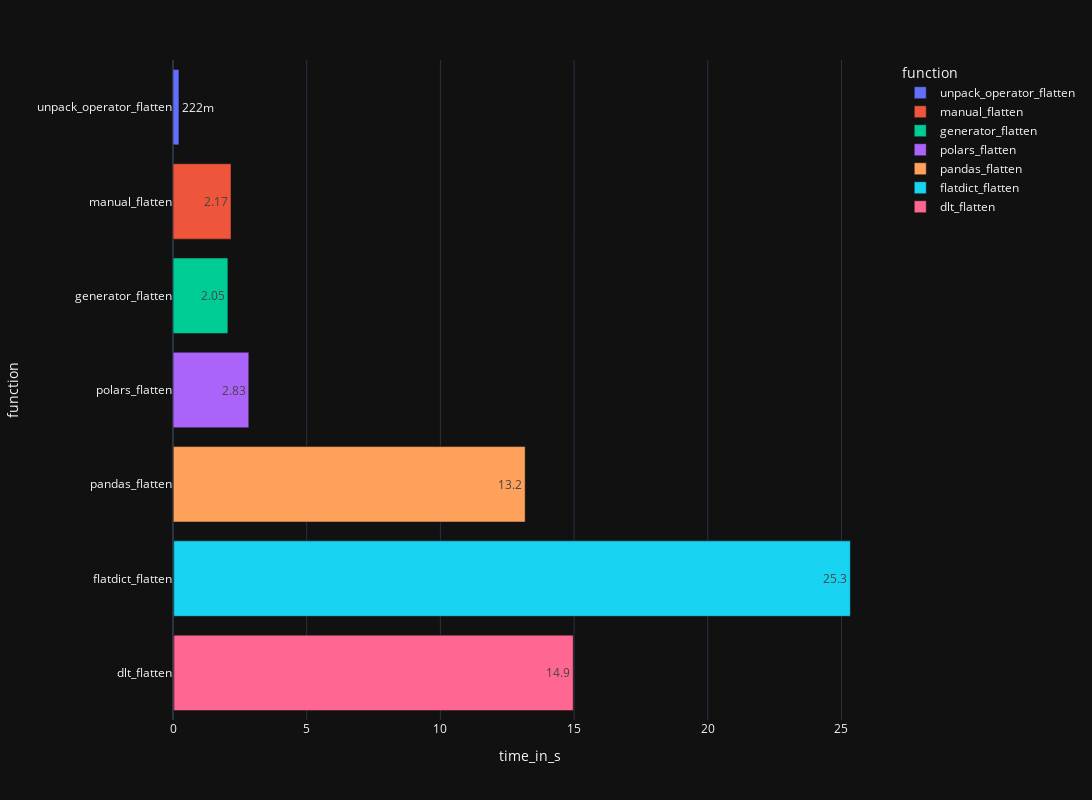

The cell this chart's notebook holds for it:
### Markdown cell above
## Execution Time

### Code cell
bar_time = px.bar(
    df_hundred.sort_values(by='time_in_s'),
    x='time_in_s',
    y='function',
    color='function',
    #barmode='group',
    text_auto='.3s',
    orientation='h',
    template=template,
    height=height,
    width=width
)

bar_time.show()

### Figure 1 — Plotly figure (JSON) as saved in the notebook; plotly's stock layout.template omitted (floating-point values rounded to 4 significant figures)
{"data": [{"hovertemplate": "function=%{y}<br>time_in_s=%{x}<extra></extra>", "legendgroup": "unpack_operator_flatten", "marker": {"color": "#636efa", "pattern": {"shape": ""}}, "name": "unpack_operator_flatten", "orientation": "h", "showlegend": true, "textposition": "auto", "texttemplate": "%{x:.3s}", "type": "bar", "x": [0.0001366, 0.2221], "xaxis": "x", "y": ["unpack_operator_flatten", "unpack_operator_flatten"], "yaxis": "y"}, {"hovertemplate": "function=%{y}<br>time_in_s=%{x}<extra></extra>", "legendgroup": "manual_flatten", "marker": {"color": "#EF553B", "pattern": {"shape": ""}}, "name": "manual_flatten", "orientation": "h", "showlegend": true, "textposition": "auto", "texttemplate": "%{x:.3s}", "type": "bar", "x": [0.002041, 2.168], "xaxis": "x", "y": ["manual_flatten", "manual_flatten"], "yaxis": "y"}, {"hovertemplate": "function=%{y}<br>time_in_s=%{x}<extra></extra>", "legendgroup": "generator_flatten", "marker": {"color": "#00cc96", "pattern": {"shape": ""}}, "name": "generator_flatten", "orientation": "h", "showlegend": true, "textposition": "auto", "texttemplate": "%{x:.3s}", "type": "bar", "x": [0.002048, 2.051], "xaxis": "x", "y": ["generator_flatten", "generator_flatten"], "yaxis": "y"}, {"hovertemplate": "function=%{y}<br>time_in_s=%{x}<extra></extra>", "legendgroup": "polars_flatten", "marker": {"color": "#ab63fa", "pattern": {"shape": ""}}, "name": "polars_flatten", "orientation": "h", "showlegend": true, "textposition": "auto", "texttemplate": "%{x:.3s}", "type": "bar", "x": [0.002915, 2.832], "xaxis": "x", "y": ["polars_flatten", "polars_flatten"], "yaxis": "y"}, {"hovertemplate": "function=%{y}<br>time_in_s=%{x}<extra></extra>", "legendgroup": "pandas_flatten", "marker": {"color": "#FFA15A", "pattern": {"shape": ""}}, "name": "pandas_flatten", "orientation": "h", "showlegend": true, "textposition": "auto", "texttemplate": "%{x:.3s}", "type": "bar", "x": [0.01121, 13.16], "xaxis": "x", "y": ["pandas_flatten", "pandas_flatten"], "yaxis": "y"}, {"hovertemplate": "function=%{y}<br>time_in_s=%{x}<extra></extra>", "legendgroup": "flatdict_flatten", "marker": {"color": "#19d3f3", "pattern": {"shape": ""}}, "name": "flatdict_flatten", "orientation": "h", "showlegend": true, "textposition": "auto", "texttemplate": "%{x:.3s}", "type": "bar", "x": [0.02804, 25.3], "xaxis": "x", "y": ["flatdict_flatten", "flatdict_flatten"], "yaxis": "y"}, {"hovertemplate": "function=%{y}<br>time_in_s=%{x}<extra></extra>", "legendgroup": "dlt_flatten", "marker": {"color": "#FF6692", "pattern": {"shape": ""}}, "name": "dlt_flatten", "orientation": "h", "showlegend": true, "textposition": "auto", "texttemplate": "%{x:.3s}", "type": "bar", "x": [0.03507, 14.93], "xaxis": "x", "y": ["dlt_flatten", "dlt_flatten"], "yaxis": "y"}], "layout": {"barmode": "relative", "height": 800, "legend": {"title": {"text": "function"}, "tracegroupgap": 0}, "margin": {"t": 60}, "width": 1200, "xaxis": {"anchor": "y", "domain": [0, 1], "title": {"text": "time_in_s"}}, "yaxis": {"anchor": "x", "categoryarray": ["dlt_flatten", "flatdict_flatten", "pandas_flatten", "polars_flatten", "generator_flatten", "manual_flatten", "unpack_operator_flatten"], "categoryorder": "array", "domain": [0, 1], "title": {"text": "function"}}}}
